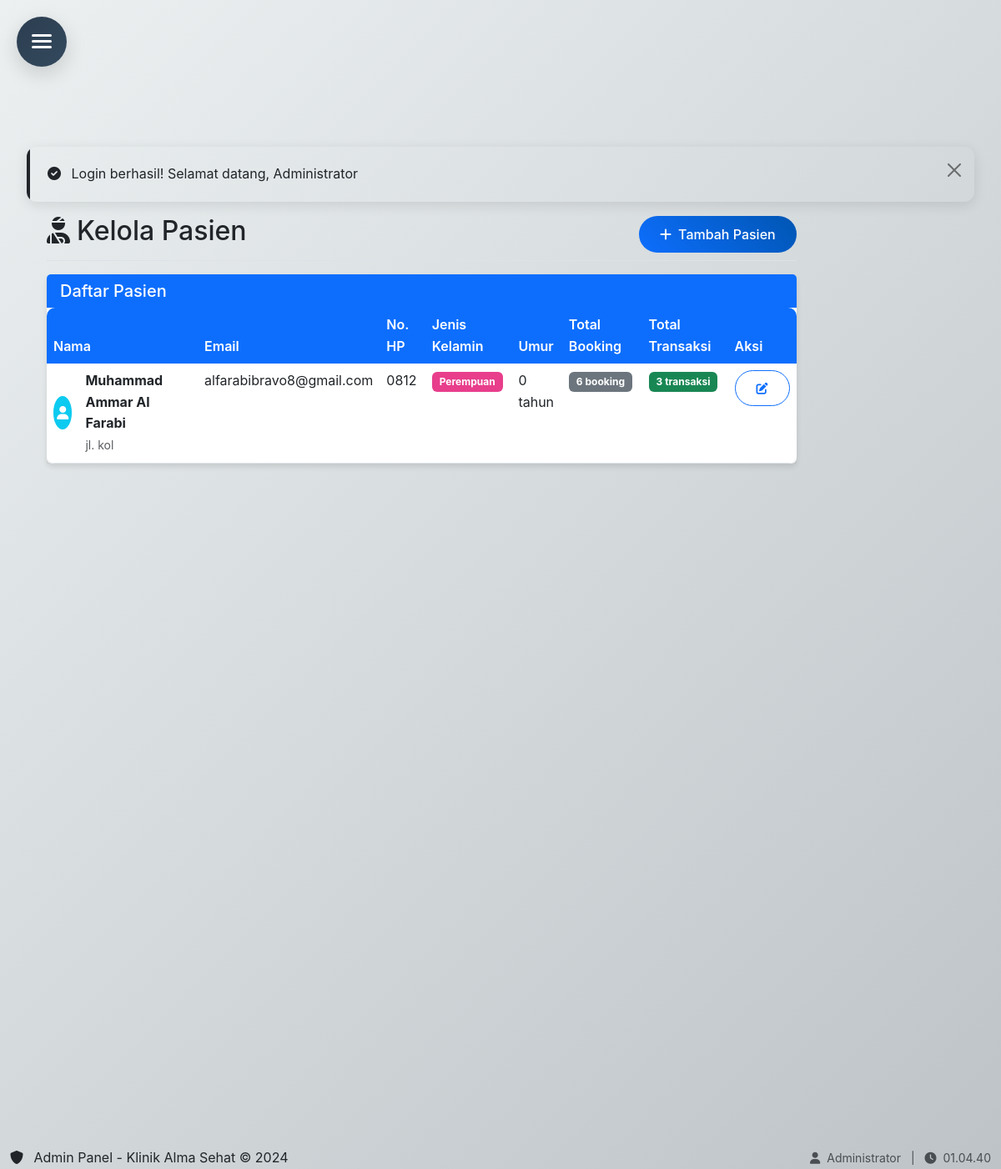
The app's page /admin/pasien.php (signed in) with its own data.
### tables this page shows
CREATE TABLE `pasien` (
  `id` int(11) NOT NULL,
  `user_id` int(11) DEFAULT NULL,
  `alamat` text DEFAULT NULL,
  `no_hp` varchar(20) DEFAULT NULL,
  `tanggal_lahir` date DEFAULT NULL,
  `jenis_kelamin` enum('L','P') DEFAULT NULL
);

CREATE TABLE `users` (
  `id` int(11) NOT NULL,
  `nama` varchar(100) NOT NULL,
  `email` varchar(100) NOT NULL,
  `password` varchar(255) NOT NULL,
  `role` enum('admin','dokter','pasien') NOT NULL,
  `created_at` timestamp NOT NULL DEFAULT current_timestamp()
);

### config/database.php (called while the page is built, shortened)
<?php
class Database {
    private $host = DB_HOST;
    private $user = DB_USER;
    private $pass = DB_PASS;
    private $dbname = DB_NAME;
    private $dbh;
    private $stmt;
    public function __construct() {
        $dsn = 'mysql:host=' . $this->host . ';dbname=' . $this->dbname;
        $options = array(
            PDO::ATTR_PERSISTENT => true,
            PDO::ATTR_ERRMODE => PDO::ERRMODE_EXCEPTION
        );
        try {
            $this->dbh = new PDO($dsn, $this->user, $this->pass, $options);
        } catch(PDOException $e) {
            $this->error = $e->getMessage();
        }
    }
    public function query($query) {
        $this->stmt = $this->dbh->prepare($query);
    }
    public function execute() {
        return $this->stmt->execute();
    }
    public function resultset() {
        $this->execute();
        return $this->stmt->fetchAll(PDO::FETCH_ASSOC);
    }
}
?>

### admin/pasien.php (the view, shortened to what this page needs)
<?php
$db = new Database();
$db->query("
    SELECT p.*, u.nama, u.email,
           COUNT(DISTINCT b.id) as total_booking,
           COUNT(DISTINCT t.id) as total_transaksi
    FROM pasien p
    JOIN users u ON p.user_id = u.id
    LEFT JOIN booking b ON p.id = b.pasien_id
    LEFT JOIN transaksi t ON p.id = t.pasien_id
    GROUP BY p.id
    ORDER BY u.nama
");
$patients = $db->resultset();
include '../includes/admin-header.php';
?>
        <main role="main" class="col-md-9 ml-sm-auto col-lg-10 px-4">
            <div class="d-flex justify-content-between flex-wrap flex-md-nowrap align-items-center pt-3 pb-2 mb-3 border-bottom">
                <h1 class="h2"><i class="fas fa-user-injured me-2"></i>Kelola Pasien</h1>
                <button type="button" class="btn btn-primary" data-bs-toggle="modal" data-bs-target="#addPatientModal">
                    <i class="fas fa-plus me-2"></i>Tambah Pasien
                </button>
            </div>
            <div class="card">
                <div class="card-header">
                    <h5 class="mb-0">Daftar Pasien</h5>
                </div>
                <div class="card-body p-0">
                    <div class="table-responsive">
                        <table class="table table-hover mb-0">
                            <thead class="table-light">
                                <tr>
                                    <th>Nama</th>
                                    <th>Email</th>
                                    <th>No. HP</th>
                                    <th>Jenis Kelamin</th>
                                    <th>Umur</th>
                                    <th>Total Booking</th>
                                    <th>Total Transaksi</th>
                                    <th>Aksi</th>
                                </tr>
                            </thead>
                            <tbody>
                                <?php if (empty($patients)): ?>
                                    <tr>
                                        <td colspan="8" class="text-center py-4">
                                            <i class="fas fa-user-injured text-muted mb-2" style="font-size: 2rem;"></i>
                                            <p class="text-muted">Belum ada data pasien</p>
                                        </td>
                                    </tr>
                                <?php else: ?>
                                    <?php foreach ($patients as $patient): ?>
                                        <?php
                                        $birthDate = new DateTime($patient['tanggal_lahir']);
                                        $today = new DateTime();
                                        $age = $today->diff($birthDate)->y;
                                        ?>
                                        <tr>
                                            <td>
                                                <div class="d-flex align-items-center">
                                                    <div class="bg-info text-white rounded-circle d-flex align-items-center justify-content-center me-3"
                                                         style="width: 40px; height: 40px;">
                                                        <i class="fas fa-user"></i>
                                                    </div>
                                                    <div>
                                                        <strong><?= htmlspecialchars($patient['nama']) ?></strong>
                                                        <br><small class="text-muted"><?= htmlspecialchars($patient['alamat']) ?></small>
                                                    </div>
                                                </div>
                                            </td>
                                            <td><?= htmlspecialchars($patient['email']) ?></td>
                                            <td><?= htmlspecialchars($patient['no_hp']) ?></td>
                                            <td>
                                                <span class="badge bg-<?= $patient['jenis_kelamin'] == 'L' ? 'primary' : 'pink' ?>">
                                                    <?= $patient['jenis_kelamin'] == 'L' ? 'Laki-laki' : 'Perempuan' ?>
                                                </span>
                                            </td>
                                            <td><?= $age ?> tahun</td>
                                            <td>
                                                <span class="badge bg-secondary"><?= $patient['total_booking'] ?> booking</span>
                                            </td>
                                            <td>
                                                <span class="badge bg-success"><?= $patient['total_transaksi'] ?> transaksi</span>
                                            </td>
                                            <td>
                                                <div class="btn-group" role="group">
                                                    <button class="btn btn-sm btn-outline-primary"
                                                            onclick="editPatient(<?= $patient['id'] ?>, '<?= htmlspecialchars($patient['nama']) ?>', '<?= htmlspecialchars($patient['email']) ?>', '<?= htmlspecialchars($patient['alamat']) ?>', '<?= htmlspecialchars($patient['no_hp']) ?>', '<?= $patient['tanggal_lahir'] ?>', '<?= $patient['jenis_kelamin'] ?>')">
                                                        <i class="fas fa-edit"></i>
                                                    </button>
                                                </div>
                                            </td>
                                        </tr>
                                    <?php endforeach; ?>
                                <?php endif; ?>
                            </tbody>
                        </table>
                    </div>
                </div>
            </div>
        </main>
    </div>
<?php include '../includes/admin-footer.php'; ?>

### assets/css/style.css (style rules this page uses)
:root { --primary-color: #0d6efd; --secondary-color: #6c757d; --success-color: #198754; --danger-color: #dc3545; --warning-color: #ffc107; --info-color: #0dcaf0; --light-color: #f8f9fa; --dark-color: #212529; }
body { padding-top: 76px; font-family: 'Segoe UI', Tahoma, Geneva, Verdana, sans-serif; }
.card { border: none; box-shadow: 0 4px 6px rgba(0, 0, 0, 0.1); transition: transform 0.3s ease, box-shadow 0.3s ease; }
.card-header { background: var(--primary-color); color: white; border-bottom: none; }
.btn { border-radius: 25px; padding: 10px 25px; font-weight: 500; transition: all 0.3s ease; }
.btn-primary { background: linear-gradient(45deg, var(--primary-color), #0056b3); border: none; }
.table { border-radius: 10px; overflow: hidden; box-shadow: 0 4px 6px rgba(0, 0, 0, 0.1); }
.table thead th { background: var(--primary-color); color: white; border: none; font-weight: 600; }
.badge { font-size: 0.75rem; padding: 0.5em 0.75em; }

### assets/css/admin-style.css (style rules this page uses)
:root { --primary-color: #0d6efd; --secondary-color: #6c757d; --success-color: #198754; --danger-color: #dc3545; --warning-color: #ffc107; --info-color: #0dcaf0; --light-color: #f8f9fa; --dark-color: #212529; --white: #ffffff; --admin-primary: #2c3e50; --admin-secondary: #34495e; --admin-accent: #3498db; --admin-success: #27ae60; --admin-warning: #f39c12; --admin-danger: #e74c3c; --shadow-light: rgba(0, 0, 0, 0.1); --shadow-medium: rgba(0, 0, 0, 0.15); --shadow-heavy: rgba(0, 0, 0, 0.3); --transition-fast: 0.2s ease; --transition-medium: 0.3s ease; --transition-slow: 0.5s ease; --border-radius: 12px; --border-radius-small: 8px; --border-radius-large: 20px; }
* { margin: 0; padding: 0; box-sizing: border-box; }
body { font-family: 'Inter', 'Segoe UI', Tahoma, Geneva, Verdana, sans-serif; line-height: 1.6; color: var(--dark-color); background: linear-gradient(135deg, #ecf0f1 0%, #bdc3c7 100%); min-height: 100vh; overflow-x: hidden; }

### records on screen
pasien: user.nama "Muhammad Ammar Al Farabi", alamat "jl. kol", user.email "alfarabibravo8@gmail.com", no_hp "0812", jenis_kelamin "Perempuan", tanggal_lahir "0", total_booking "6", total_transaksi "3"

### other values on screen
$_SESSION['success'] "Login berhasil! Selamat datang, Administrator"
$_SESSION['nama'] "Administrator"
